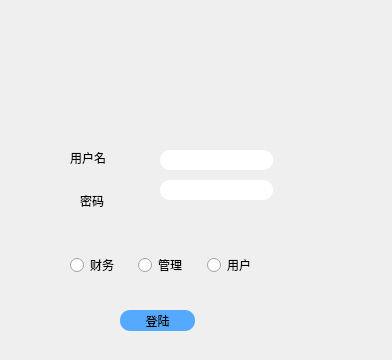
<?xml version="1.0" encoding="UTF-8"?>
<ui version="4.0">
 <class>login</class>
 <widget class="QDialog" name="login">
  <property name="geometry">
   <rect>
    <x>0</x>
    <y>0</y>
    <width>392</width>
    <height>360</height>
   </rect>
  </property>
  <property name="windowTitle">
   <string>Dialog</string>
  </property>
  <widget class="QLineEdit" name="user">
   <property name="geometry">
    <rect>
     <x>160</x>
     <y>150</y>
     <width>113</width>
     <height>20</height>
    </rect>
   </property>
   <property name="styleSheet">
    <string notr="true">
       border-style: solid; 
       background: transparent;  
       background-color:#FFFFFF; 
         


 
  font: 12pt &quot;微软雅黑&quot;;
        
        border-radius: 10px;  </string>
   </property>
  </widget>
  <widget class="QLineEdit" name="password">
   <property name="geometry">
    <rect>
     <x>160</x>
     <y>180</y>
     <width>113</width>
     <height>20</height>
    </rect>
   </property>
   <property name="styleSheet">
    <string notr="true">
       border-style: solid; 
       background: transparent;  
       background-color:#FFFFFF; 
         


 
  font: 12pt &quot;微软雅黑&quot;;
        
        border-radius: 10px;  </string>
   </property>
  </widget>
  <widget class="QPushButton" name="pushButton">
   <property name="geometry">
    <rect>
     <x>120</x>
     <y>310</y>
     <width>75</width>
     <height>21</height>
    </rect>
   </property>
   <property name="styleSheet">
    <string notr="true">
 border-style:solid;  
       background: transparent;  
       background-color: rgb(85, 170, 255); 
         font: 12pt &quot;微软雅黑&quot;;
        
        border-radius: 10px;  
</string>
   </property>
   <property name="text">
    <string>登陆</string>
   </property>
  </widget>
  <widget class="QWidget" name="horizontalLayoutWidget">
   <property name="geometry">
    <rect>
     <x>70</x>
     <y>230</y>
     <width>199</width>
     <height>71</height>
    </rect>
   </property>
   <layout class="QHBoxLayout" name="horizontalLayout">
    <item>
     <widget class="QRadioButton" name="radio1">
      <property name="styleSheet">
       <string notr="true">color: rgb(255, 255, 255);


  
  
  font: 10pt &quot;微软雅黑&quot;;
        
          

color:#000000;</string>
      </property>
      <property name="text">
       <string>财务</string>
      </property>
     </widget>
    </item>
    <item>
     <widget class="QRadioButton" name="radio2">
      <property name="styleSheet">
       <string notr="true">


  
  
  font: 10pt &quot;微软雅黑&quot;;
        
          

color:#000000;</string>
      </property>
      <property name="text">
       <string>管理</string>
      </property>
     </widget>
    </item>
    <item>
     <widget class="QRadioButton" name="radio3">
      <property name="styleSheet">
       <string notr="true">


  
  
  font: 10pt &quot;微软雅黑&quot;;
        
          

color:#000000;</string>
      </property>
      <property name="text">
       <string>用户</string>
      </property>
     </widget>
    </item>
   </layout>
  </widget>
  <widget class="QLabel" name="label">
   <property name="geometry">
    <rect>
     <x>70</x>
     <y>150</y>
     <width>61</width>
     <height>16</height>
    </rect>
   </property>
   <property name="styleSheet">
    <string notr="true">  font: 12pt &quot;微软雅黑&quot;;

</string>
   </property>
   <property name="text">
    <string>用户名</string>
   </property>
  </widget>
  <widget class="QLabel" name="label_2">
   <property name="geometry">
    <rect>
     <x>80</x>
     <y>180</y>
     <width>32</width>
     <height>41</height>
    </rect>
   </property>
   <property name="styleSheet">
    <string notr="true">  font: 12pt &quot;微软雅黑&quot;;</string>
   </property>
   <property name="text">
    <string>密码</string>
   </property>
  </widget>
  <widget class="QLabel" name="label_3">
   <property name="enabled">
    <bool>false</bool>
   </property>
   <property name="geometry">
    <rect>
     <x>0</x>
     <y>-20</y>
     <width>391</width>
     <height>161</height>
    </rect>
   </property>
   <property name="styleSheet">
    <string notr="true">border-image: url(:/4.jpg);</string>
   </property>
   <property name="text">
    <string/>
   </property>
  </widget>
  <zorder>label_3</zorder>
  <zorder>user</zorder>
  <zorder>password</zorder>
  <zorder>pushButton</zorder>
  <zorder>horizontalLayoutWidget</zorder>
  <zorder>label</zorder>
  <zorder>label_2</zorder>
 </widget>
 <resources/>
 <connections/>
</ui>
